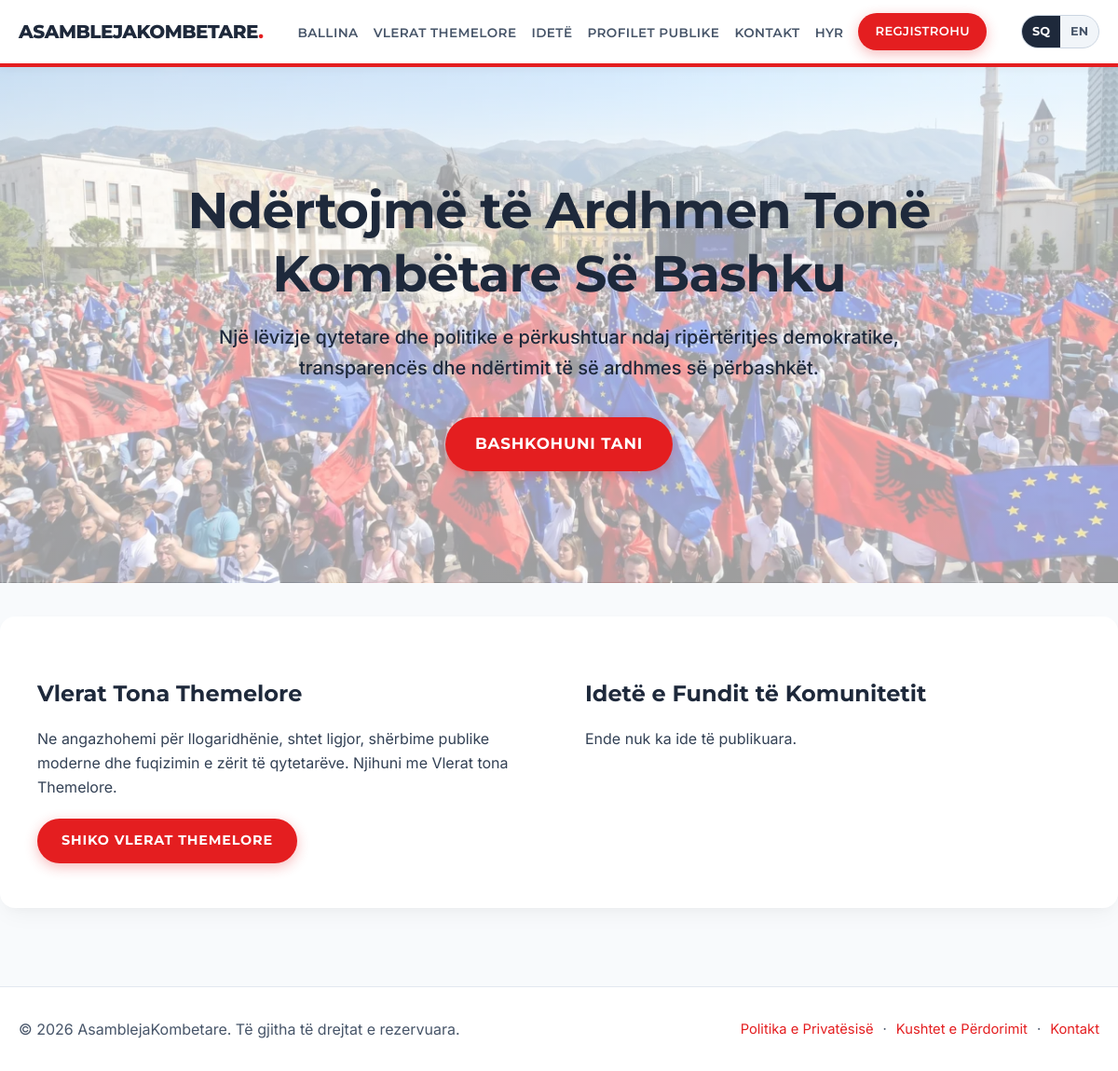
The page / on the database its author committed.
### tables this page shows
CREATE TABLE IF NOT EXISTS `settings` (
  `id` int(11) NOT NULL AUTO_INCREMENT,
  `schema_version` int(11) NOT NULL DEFAULT 2,
  `site_title` varchar(255) NOT NULL DEFAULT 'AsamblejaKombetare',
  `site_description` text,
  `site_description_sq` text,
  `home_banner_text` varchar(255) DEFAULT 'Building Our National Future Together',
  `home_banner_text_sq` varchar(255) DEFAULT 'Ndërtojmë të Ardhmen Tonë Kombëtare Së Bashku',
  `join_us_btn` varchar(255) DEFAULT 'Join Us Now',
  `join_us_btn_sq` varchar(255) DEFAULT 'Bashkohuni Tani',
  `home_core_values_title` varchar(255) DEFAULT 'Our Core Values',
  `home_core_values_title_sq` varchar(255) DEFAULT 'Vlerat Tona Themelore',
  `home_core_values_text` text,
  `home_core_values_text_sq` text,
  `view_values_btn` varchar(255) DEFAULT 'View Core Values',
  `view_values_btn_sq` varchar(255) DEFAULT 'Shiko Vlerat Themelore',
  `home_latest_ideas_title` varchar(255) DEFAULT 'Latest Community Ideas',
  `home_latest_ideas_title_sq` varchar(255) DEFAULT 'Idetë e Fundit të Komunitetit',
  `view_ideas_btn` varchar(255) DEFAULT 'View All Ideas',
  `view_ideas_btn_sq` varchar(255) DEFAULT 'Shiko të Gjitha Idetë',
  `values_page_title` varchar(255) DEFAULT 'Our Core Values',
  `values_page_title_sq` varchar(255) DEFAULT 'Vlerat Tona Themelore',
  `values_page_text` text,
  `values_page_text_sq` text,
  `ideas_page_title` varchar(255) DEFAULT 'Community Ideas',
  `ideas_page_title_sq` varchar(255) DEFAULT 'Idetë e Komunitetit',
  `ideas_page_text` text,
  `ideas_page_text_sq` text,
  `submit_idea_btn` varchar(255) DEFAULT 'Submit an Idea',
  `submit_idea_btn_sq` varchar(255) DEFAULT 'Dërgo një Ide',
  `contact_page_title` varchar(255) DEFAULT 'Contact Us',
  `contact_page_title_sq` varchar(255) DEFAULT 'Na Kontaktoni',
  `contact_page_text` text,
  `contact_page_text_sq` text,
  `register_page_title` varchar(255) DEFAULT 'Register',
  `register_page_title_sq` varchar(255) DEFAULT 'Regjistrohu',
  `login_page_title` varchar(255) DEFAULT 'Login',
  `login_page_title_sq` varchar(255) DEFAULT 'Hyrje',
  `footer_text` varchar(255) DEFAULT 'All rights reserved.',
  `footer_text_sq` varchar(255) DEFAULT 'Të gjitha të drejtat e rezervuara.',
  `email_verification_subject` varchar(255) DEFAULT 'Verify your email for {site_title}',
  `email_verification_subject_sq` varchar(255) DEFAULT 'Verifikoni email-in tuaj për {site_title}',
  `email_verification_message` text,
  `email_verification_message_sq` text,
  `menu_home` varchar(255) DEFAULT 'Home',
  `menu_home_sq` varchar(255) DEFAULT 'Ballina',
  `menu_values` varchar(255) DEFAULT 'Core Values',
  `menu_values_sq` varchar(255) DEFAULT 'Vlerat Themelore',
  `menu_ideas` varchar(255) DEFAULT 'Ideas',
  `menu_ideas_sq` varchar(255) DEFAULT 'Idetë',
  `menu_profiles` varchar(255) DEFAULT 'Public Profiles',
  `menu_profiles_sq` varchar(255) DEFAULT 'Profilet Publike',
  `menu_contact` varchar(255) DEFAULT 'Contact',
  `menu_contact_sq` varchar(255) DEFAULT 'Kontakt',
  `menu_profile` varchar(255) DEFAULT 'Profile',
  `menu_profile_sq` varchar(255) DEFAULT 'Profili',
  `menu_admin` varchar(255) DEFAULT 'Admin Panel',
  `menu_admin_sq` varchar(255) DEFAULT 'Administrimi',
  `menu_logout` varchar(255) DEFAULT 'Logout',
  `menu_logout_sq` varchar(255) DEFAULT 'Dil',
  `menu_login` varchar(255) DEFAULT 'Login',
  `menu_login_sq` varchar(255) DEFAULT 'Hyr',
  `menu_register` varchar(255) DEFAULT 'Register',
  `menu_register_sq` varchar(255) DEFAULT 'Regjistrohu',
  PRIMARY KEY (`id`)
);

### index.php (the view, shortened to what the rows shown need)
<?php
require_once __DIR__ . '/includes/db.php';
$latest_ideas = [];
if ($pdo instanceof PDO) {
    $latest_ideas = $pdo->query("
        SELECT i.title, u.username, i.created_at
        FROM ideas i
        JOIN users u ON i.user_id = u.id
        WHERE i.status = 'approved'
        ORDER BY i.created_at DESC
        LIMIT 3
    ")->fetchAll();
}
?>
<!DOCTYPE html>
<html lang="<?= htmlspecialchars(current_lang(), ENT_QUOTES, 'UTF-8') ?>">
<head>
    <?php include __DIR__ . '/includes/head.php'; ?>
</head>
<body>
    <?php include __DIR__ . '/includes/header.php'; ?>
    <section class="hero-banner">
        <div class="container hero-content">
            <h1><?= htmlspecialchars($t_home_banner_text, ENT_QUOTES, 'UTF-8') ?></h1>
            <div class="hero-subtext"><?= sanitize_rich_html($t_site_description) ?></div>
            <?php if (empty($_SESSION['user_id'])): ?>
                <a href="register.php" class="btn btn-large"><?= htmlspecialchars($t_join_us_btn, ENT_QUOTES, 'UTF-8') ?></a>
            <?php endif; ?>
        </div>
    </section>
    <main id="main-content" class="container main-content">
        <div class="split-section">
            <div class="half-section">
                <h2><?= htmlspecialchars($t_home_core_values_title, ENT_QUOTES, 'UTF-8') ?></h2>
                <div class="rich-text-content"><?= sanitize_rich_html($t_home_core_values_text) ?></div>
                <a href="core_values.php" class="btn"><?= htmlspecialchars($t_view_values_btn, ENT_QUOTES, 'UTF-8') ?></a>
            </div>
            <div class="half-section">
                <h2><?= htmlspecialchars($t_home_latest_ideas_title, ENT_QUOTES, 'UTF-8') ?></h2>
                <?php if (empty($latest_ideas)): ?>
                    <p><?= htmlspecialchars(__('no_ideas_yet'), ENT_QUOTES, 'UTF-8') ?></p>
                <?php endif; ?>
            </div>
        </div>
    </main>
    <?php include __DIR__ . '/includes/footer.php'; ?>
</body>
</html>

### includes/header.php (shortened to what the rows shown need)
<header class="main-header">
    <div class="container header-container">
        <div class="logo">
            <a href="index.php"><span class="logo-text"><?= htmlspecialchars($t_site_title ?? 'AsamblejaKombetare', ENT_QUOTES, 'UTF-8') ?></span></a>
        </div>
        <nav id="primary-navigation" class="main-nav" aria-label="Primary">
            <ul>
                <li><a href="index.php"><?= htmlspecialchars($t_menu_home, ENT_QUOTES, 'UTF-8') ?></a></li>
                <li><a href="core_values.php"><?= htmlspecialchars($t_menu_values, ENT_QUOTES, 'UTF-8') ?></a></li>
                <li><a href="ideas.php"><?= htmlspecialchars($t_menu_ideas, ENT_QUOTES, 'UTF-8') ?></a></li>
                <li><a href="public_profiles.php"><?= htmlspecialchars($t_menu_profiles, ENT_QUOTES, 'UTF-8') ?></a></li>
                <li><a href="contact.php"><?= htmlspecialchars($t_menu_contact, ENT_QUOTES, 'UTF-8') ?></a></li>
                <?php if (!empty($_SESSION['user_id'])): ?>
                    <li><a href="profile.php"><?= htmlspecialchars($t_menu_profile, ENT_QUOTES, 'UTF-8') ?></a></li>
                    <?php if (($_SESSION['role'] ?? '') === 'admin'): ?>
                        <li><a href="admin/index.php"><?= htmlspecialchars($t_menu_admin, ENT_QUOTES, 'UTF-8') ?></a></li>
                    <?php endif; ?>
                    <li>
                        <form method="POST" action="logout.php" class="inline-logout-form">
                            <?= csrf_field() ?>
                            <button type="submit" class="btn-logout-link">
                                <?= htmlspecialchars($t_menu_logout, ENT_QUOTES, 'UTF-8') ?> (<?= htmlspecialchars((string)($_SESSION['username'] ?? ''), ENT_QUOTES, 'UTF-8') ?>)
                            </button>
                        </form>
                    </li>
                <?php else: ?>
                    <li><a href="login.php"><?= htmlspecialchars($t_menu_login, ENT_QUOTES, 'UTF-8') ?></a></li>
                    <li><a href="register.php" class="btn btn-nav-cta"><?= htmlspecialchars($t_menu_register, ENT_QUOTES, 'UTF-8') ?></a></li>
                <?php endif; ?>
            </ul>
        </nav>
    </div>
</header>

### includes/footer.php
<?php
$footer_prefix = $asset_prefix ?? ((strpos(str_replace('\\', '/', (string)($_SERVER['SCRIPT_NAME'] ?? '')), '/admin/') !== false) ? '../' : '');
?>
<footer class="main-footer">
    <div class="container footer-inner">
        <p>&copy; <?= date('Y') ?> <?= htmlspecialchars($t_site_title ?? 'AsamblejaKombetare', ENT_QUOTES, 'UTF-8') ?>. <?= htmlspecialchars($t_footer_text ?? __('All rights reserved.'), ENT_QUOTES, 'UTF-8') ?></p>
        <nav class="footer-links" aria-label="Legal">
            <a href="<?= htmlspecialchars($footer_prefix, ENT_QUOTES, 'UTF-8') ?>privacy.php"><?= htmlspecialchars(__('privacy_policy'), ENT_QUOTES, 'UTF-8') ?></a>
            <span aria-hidden="true">&middot;</span>
            <a href="<?= htmlspecialchars($footer_prefix, ENT_QUOTES, 'UTF-8') ?>terms.php"><?= htmlspecialchars(__('terms_of_use'), ENT_QUOTES, 'UTF-8') ?></a>
            <span aria-hidden="true">&middot;</span>
            <a href="<?= htmlspecialchars($footer_prefix, ENT_QUOTES, 'UTF-8') ?>contact.php"><?= htmlspecialchars($t_menu_contact ?? 'Contact', ENT_QUOTES, 'UTF-8') ?></a>
        </nav>
    </div>
</footer>

### rows shown on the page
settings: site_title "ASAMBLEJAKOMBETARE", menu_home_sq "BALLINA", menu_values_sq "VLERAT THEMELORE", menu_ideas_sq "IDETË", menu_profiles_sq "PROFILET PUBLIKE", menu_contact_sq "KONTAKT", menu_login_sq "HYR", menu_register_sq "REGJISTROHU", home_banner_text_sq "Ndërtojmë të Ardhmen Tonë Kombëtare Së Bashku", site_description_sq "Një lëvizje qytetare dhe politike e përkushtuar ndaj ripërtëritjes demokratike, transparencës dhe ndërtimit të së ardhmes së përbashkët.", join_us_btn_sq "BASHKOHUNI TANI", home_core_values_title_sq "Vlerat Tona Themelore", home_core_values_text_sq "Ne angazhohemi për llogaridhënie, shtet ligjor, shërbime publike moderne dhe fuqizimin e zërit të qytetarëve. Njihuni me Vlerat tona Themelore.", view_values_btn_sq "SHIKO VLERAT THEMELORE", home_latest_ideas_title_sq "Idetë e Fundit të Komunitetit", site_title "AsamblejaKombetare", footer_text_sq "Të gjitha të drejtat e rezervuara.", menu_contact_sq "Kontakt"

### other values the page prints
__('no_ideas_yet') "Ende nuk ka ide të publikuara."
__('privacy_policy') "Politika e Privatësisë"
__('terms_of_use') "Kushtet e Përdorimit"
